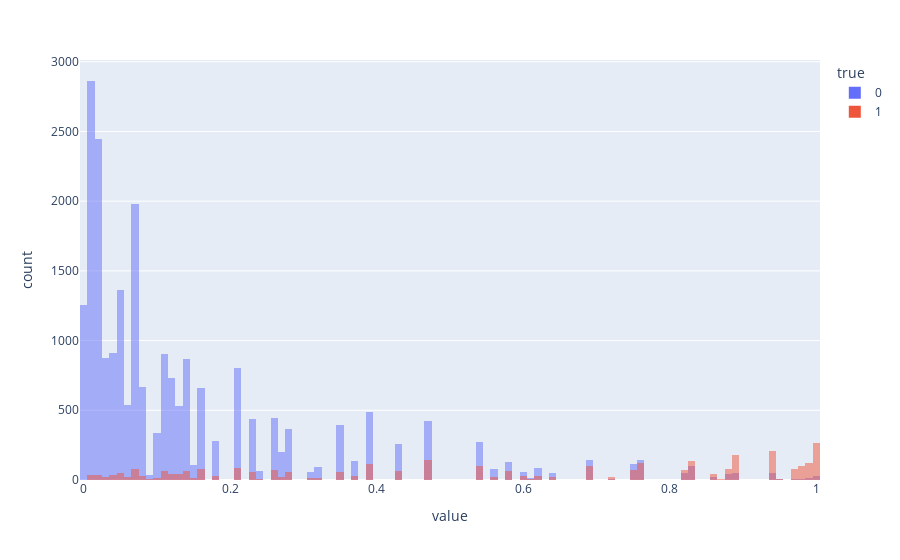

Notebook cell for this chart:
### Code cell
px.histogram(
    data_frame=df_eval,
    x=['score_cal'],
    color='true',
    barmode='overlay',
)

### Figure 1 — Plotly figure (JSON) as saved in the notebook; plotly's stock layout.template omitted (floating-point values rounded to 4 significant figures; data arrays with more than 128 entries replaced by an {"elided": "..."} marker saying what was removed)
{"data": [{"alignmentgroup": "True", "bingroup": "x", "hovertemplate": "true=0<br>value=%{x}<br>count=%{y}<extra></extra>", "legendgroup": "0", "marker": {"color": "#636efa", "opacity": 0.5, "pattern": {"shape": ""}}, "name": "0", "offsetgroup": "0", "orientation": "v", "showlegend": true, "type": "histogram", "x": {"elided": "23012 float values"}, "xaxis": "x", "yaxis": "y"}, {"alignmentgroup": "True", "bingroup": "x", "hovertemplate": "true=1<br>value=%{x}<br>count=%{y}<extra></extra>", "legendgroup": "1", "marker": {"color": "#EF553B", "opacity": 0.5, "pattern": {"shape": ""}}, "name": "1", "offsetgroup": "1", "orientation": "v", "showlegend": true, "type": "histogram", "x": {"elided": "3276 float values"}, "xaxis": "x", "yaxis": "y"}], "layout": {"barmode": "overlay", "legend": {"title": {"text": "true"}, "tracegroupgap": 0}, "margin": {"t": 60}, "xaxis": {"anchor": "y", "domain": [0, 1], "title": {"text": "value"}}, "yaxis": {"anchor": "x", "domain": [0, 1], "title": {"text": "count"}}}}
